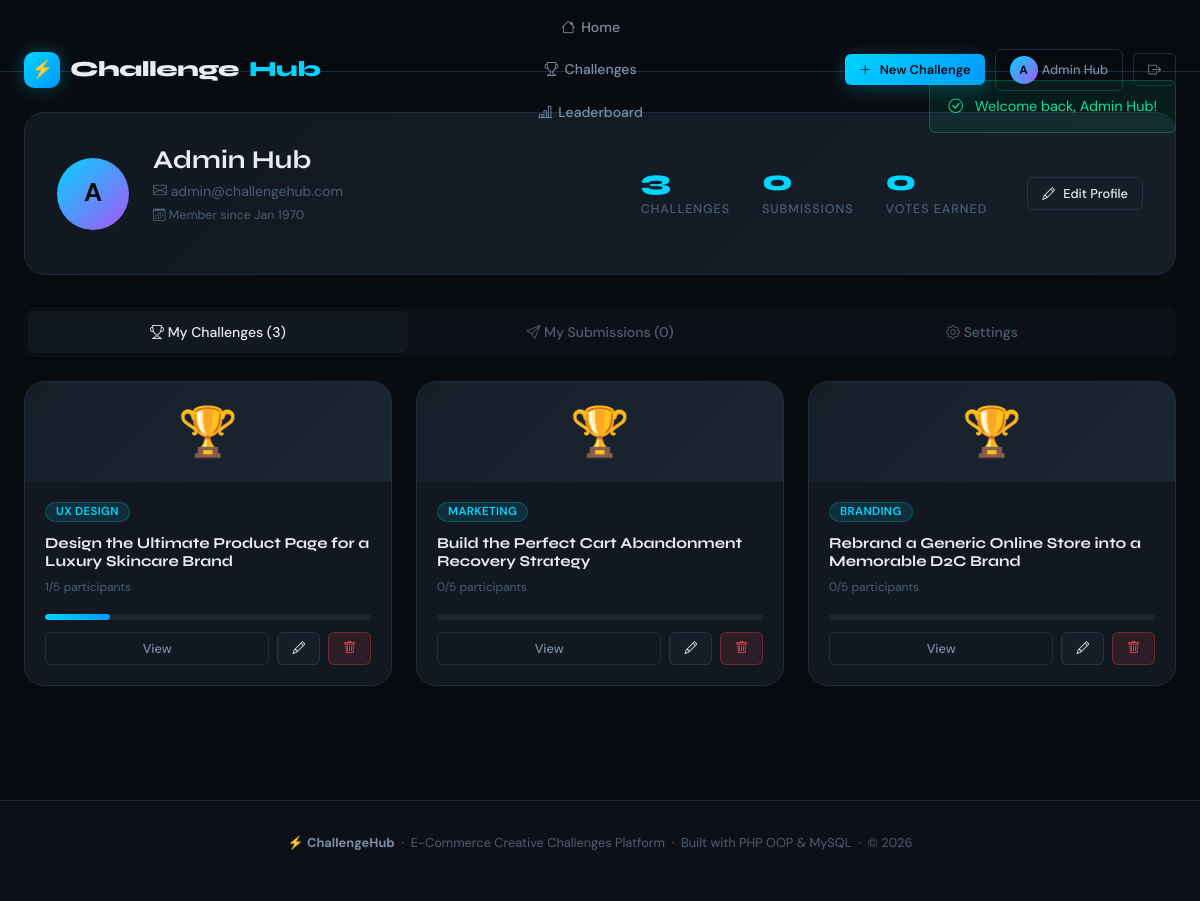
/?page=profile (signed in), run on the app's committed database.
### tables this page shows
CREATE TABLE IF NOT EXISTS `users` (
  `id`         INT            NOT NULL AUTO_INCREMENT,
  `name`       VARCHAR(100)   NOT NULL,
  `email`      VARCHAR(150)   NOT NULL,
  `password`   VARCHAR(255)   NOT NULL,
  `created_at` DATETIME       NULL DEFAULT CURRENT_TIMESTAMP,
  PRIMARY KEY (`id`),
  UNIQUE KEY `email` (`email`)
);

CREATE TABLE IF NOT EXISTS `challenges` (
  `id`          INT           NOT NULL AUTO_INCREMENT,
  `user_id`     INT           NOT NULL,
  `title`       VARCHAR(200)  NOT NULL,
  `description` TEXT          NOT NULL,
  `category`    VARCHAR(100)  NOT NULL,
  `deadline`    DATE          NOT NULL,
  `image`       VARCHAR(255)  NULL DEFAULT NULL,
  `created_at`  DATETIME      NULL DEFAULT CURRENT_TIMESTAMP,
  PRIMARY KEY (`id`),
  KEY `user_id` (`user_id`)
);

### app/controllers/ProfileController.php (called while the page is built, shortened)
<?php
require_once BASE_PATH . '/app/models/User.php';
require_once BASE_PATH . '/app/models/Challenge.php';
require_once BASE_PATH . '/app/models/Submission.php';
class ProfileController {
    private User       $userModel;
    private Challenge  $challengeModel;
    private Submission $submissionModel;
    public function __construct() {
        $this->userModel       = new User();
        $this->challengeModel  = new Challenge();
        $this->submissionModel = new Submission();
    }
    public function show(): void {
        $currentUser = currentUser();
        $user        = $this->userModel->findById($currentUser['id']);
        $stats       = $this->userModel->getStats($currentUser['id']);
        $challenges  = $this->challengeModel->getByUser($currentUser['id']);
        $submissions = $this->submissionModel->getByUser($currentUser['id']);
        $flash       = getFlash();
        require BASE_PATH . '/app/views/profile/show.php';
    }
}

### config/app.php (called while the page is built, shortened)
<?php
function e(mixed $value): string {
    return htmlspecialchars((string)$value, ENT_QUOTES | ENT_HTML5, 'UTF-8');
}
function currentUser(): ?array {
    return [
        'id'   => $_SESSION['user_id'],
        'name' => $_SESSION['user_name'] ?? '',
        'email'=> $_SESSION['user_email'] ?? '',
    ];
}
function getFlash(): ?array {
    if (!empty($_SESSION['flash'])) {
        $flash = $_SESSION['flash'];
        return $flash;
    }
    return null;
}

### app/models/User.php (called while the page is built, shortened)
<?php
require_once BASE_PATH . '/config/database.php';
class User {
    private PDO $db;
    public function __construct() {
        $this->db = Database::getInstance();
    }
    public function findById(int $id): ?array {
        $stmt = $this->db->prepare('SELECT * FROM users WHERE id = ? LIMIT 1');
        $stmt->execute([$id]);
        $result = $stmt->fetch();
        return $result ?: null;
    }
    public function getStats(int $userId): array {
        $challenges  = $this->db->prepare('SELECT COUNT(*) FROM challenges WHERE user_id = ?');
        $challenges->execute([$userId]);
        $submissions = $this->db->prepare('SELECT COUNT(*) FROM submissions WHERE user_id = ?');
        $submissions->execute([$userId]);
        $votes = $this->db->prepare(
            'SELECT COUNT(*) FROM votes v
             JOIN submissions s ON v.submission_id = s.id
             WHERE s.user_id = ?'
        );
        $votes->execute([$userId]);
        return [
            'challenges'  => (int)$challenges->fetchColumn(),
            'submissions' => (int)$submissions->fetchColumn(),
            'votes'       => (int)$votes->fetchColumn(),
        ];
    }
}

### config/database.php (called while the page is built, shortened)
<?php
class Database {
    private static ?PDO $instance = null;
    public static function getInstance(): PDO {
        if (self::$instance === null) {
            $dsn = 'mysql:host=' . DB_HOST . ';dbname=' . DB_NAME . ';charset=' . DB_CHARSET;
            $options = [
                PDO::ATTR_ERRMODE            => PDO::ERRMODE_EXCEPTION,
                PDO::ATTR_DEFAULT_FETCH_MODE => PDO::FETCH_ASSOC,
                PDO::ATTR_EMULATE_PREPARES   => false,
            ];
            try {
                self::$instance = new PDO($dsn, DB_USER, DB_PASS, $options);
            } catch (PDOException $e) {
                die(json_encode(['error' => 'Database connection failed: ' . $e->getMessage()]));
            }
        }
        return self::$instance;
    }
}

### app/models/Challenge.php (called while the page is built, shortened)
<?php
require_once BASE_PATH . '/config/database.php';
class Challenge {
    private PDO $db;
    public function __construct() {
        $this->db = Database::getInstance();
    }
    public function getByUser(int $userId): array {
        $stmt = $this->db->prepare(
            'SELECT c.*, COUNT(DISTINCT s.id) AS submission_count
             FROM challenges c
             LEFT JOIN submissions s ON s.challenge_id = c.id
             WHERE c.user_id = ?
             GROUP BY c.id
             ORDER BY c.created_at DESC'
        );
        $stmt->execute([$userId]);
        return $stmt->fetchAll();
    }
}

### app/models/Submission.php (called while the page is built, shortened)
<?php
require_once BASE_PATH . '/config/database.php';
class Submission {
    private PDO $db;
    public function __construct() {
        $this->db = Database::getInstance();
    }
    public function getByUser(int $userId): array {
        $stmt = $this->db->prepare(
            'SELECT s.*, ch.title AS challenge_title,
                    COUNT(DISTINCT v.id) AS vote_count
             FROM submissions s
             JOIN challenges ch ON s.challenge_id = ch.id
             LEFT JOIN votes v ON v.submission_id = s.id
             WHERE s.user_id = ?
             GROUP BY s.id
             ORDER BY s.created_at DESC'
        );
        $stmt->execute([$userId]);
        return $stmt->fetchAll();
    }
}

### app/views/profile/show.php (the view, shortened to what this page needs)
<?php
require BASE_PATH . '/app/views/partials/header.php';
?>
<div class="page-wrapper">
  <div class="container">
    <div class="profile-header animate-in">
      <div class="avatar avatar-lg">
        <?= strtoupper(substr($user['name'],0,1)) ?>
      </div>
      <div>
        <h1 style="font-size:1.6rem;margin-bottom:4px;"><?= e($user['name']) ?></h1>
        <p style="color:var(--text-muted);font-size:0.875rem;margin:0;">
          <i class="bi bi-envelope"></i> <?= e($user['email']) ?>
        </p>
        <p style="color:var(--text-muted);font-size:0.78rem;margin-top:4px;">
          <i class="bi bi-calendar3"></i> Member since <?= date('M Y', strtotime($user['created_at'])) ?>
        </p>
      </div>
      <div class="profile-stats">
        <div class="stat-item">
          <div class="stat-value"><?= $stats['challenges'] ?></div>
          <div class="stat-label">Challenges</div>
        </div>
        <div class="stat-item">
          <div class="stat-value"><?= $stats['submissions'] ?></div>
          <div class="stat-label">Submissions</div>
        </div>
        <div class="stat-item">
          <div class="stat-value"><?= $stats['votes'] ?></div>
          <div class="stat-label">Votes Earned</div>
        </div>
      </div>
      <div style="margin-left:16px;display:flex;gap:8px;flex-wrap:wrap;">
        <a href="<?= BASE_URL ?>/?page=profile-edit" class="btn btn-secondary btn-sm">
          <i class="bi bi-pencil"></i> Edit Profile
        </a>
      </div>
    </div>
    <div class="tabs animate-in">
      <a href="#challenges-tab" class="tab active" onclick="showTab(event,'challenges-tab')">
        <i class="bi bi-trophy"></i> My Challenges (<?= count($challenges) ?>)
      </a>
      <a href="#submissions-tab" class="tab" onclick="showTab(event,'submissions-tab')">
        <i class="bi bi-send"></i> My Submissions (<?= count($submissions) ?>)
      </a>
      <a href="#settings-tab" class="tab" onclick="showTab(event,'settings-tab')">
        <i class="bi bi-gear"></i> Settings
      </a>
    </div>
    <div id="challenges-tab" class="tab-content">
      <?php if (empty($challenges)): ?>
        <div class="empty-state">
          <div class="empty-state-icon">🏆</div>
          <h3>No challenges yet</h3>
          <p>Create your first e-commerce challenge!</p>
          <a href="<?= BASE_URL ?>/?page=challenge-create" class="btn btn-primary">
            <i class="bi bi-plus-circle"></i> Create Challenge
          </a>
        </div>
      <?php else: ?>
        <div class="grid grid-3">
          <?php foreach ($challenges as $ch):
            $sub = (int)$ch['submission_count'];
            $pct = min(100, ($sub / MAX_SUBMISSIONS_PER_CHALLENGE) * 100);
          ?>
          <div class="challenge-card animate-in">
            <div class="challenge-card-image-placeholder" style="height:100px;">🏆</div>
            <div class="challenge-card-body">
              <div class="challenge-card-meta">
                <span class="badge badge-cyan"><?= e($ch['category']) ?></span>
              </div>
              <h3 class="challenge-card-title" style="font-size:0.95rem;">
                <a href="<?= BASE_URL ?>/?page=challenge&id=<?= $ch['id'] ?>" style="color:inherit;">
                  <?= e($ch['title']) ?>
                </a>
              </h3>
              <div style="font-size:0.75rem;color:var(--text-muted);margin-bottom:8px;">
                <?= $sub ?>/<?= MAX_SUBMISSIONS_PER_CHALLENGE ?> participants
              </div>
              <div class="progress-bar-wrap" style="margin-bottom:12px;">
                <div class="progress-bar-fill" style="width:<?= $pct ?>%"></div>
              </div>
              <div style="display:flex;gap:8px;">
                <a href="<?= BASE_URL ?>/?page=challenge&id=<?= $ch['id'] ?>" class="btn btn-ghost btn-sm flex-1">
                  View
                </a>
                <a href="<?= BASE_URL ?>/?page=challenge-edit&id=<?= $ch['id'] ?>" class="btn btn-secondary btn-sm">
                  <i class="bi bi-pencil"></i>
                </a>
                <form method="POST" action="<?= BASE_URL ?>/?page=challenge-delete&id=<?= $ch['id'] ?>"
                      onsubmit="return confirm('Delete this challenge?')" style="display:inline;">
                  <button class="btn btn-danger btn-sm"><i class="bi bi-trash"></i></button>
                </form>
              </div>
            </div>
          </div>
          <?php endforeach; ?>
        </div>
      <?php endif; ?>
    </div>
  </div>
</div>
<?php require BASE_PATH . '/app/views/partials/footer.php'; ?>

### app/views/partials/header.php (shortened to what this page needs)
<?php
$user  = currentUser();
$flash = $flash ?? getFlash();
$activePage = $_GET['page'] ?? 'home';
?>
<!DOCTYPE html>
<html lang="en">
<head>
  <link href="https://cdn.jsdelivr.net/npm/bootstrap@5.3.3/dist/css/bootstrap.min.css" rel="stylesheet">
  <link rel="stylesheet" href="<?= BASE_URL ?>/css/main.css">
  <link href="https://cdn.jsdelivr.net/npm/bootstrap-icons@1.11.3/font/bootstrap-icons.css" rel="stylesheet">
</head>
<body>
<nav class="navbar">
  <div class="container">
    <a href="<?= BASE_URL ?>/?page=home" class="navbar-brand">
      <div class="logo-icon">⚡</div>
      Challenge<span>Hub</span>
    </a>
    <ul class="navbar-nav">
      <li>
        <a href="<?= BASE_URL ?>/?page=home"
           class="<?= $activePage === 'home' ? 'active' : '' ?>">
          <i class="bi bi-house"></i> Home
        </a>
      </li>
      <li>
        <a href="<?= BASE_URL ?>/?page=challenges"
           class="<?= in_array($activePage, ['challenges','challenge']) ? 'active' : '' ?>">
          <i class="bi bi-trophy"></i> Challenges
        </a>
      </li>
      <li>
        <a href="<?= BASE_URL ?>/?page=leaderboard"
           class="<?= $activePage === 'leaderboard' ? 'active' : '' ?>">
          <i class="bi bi-bar-chart-line"></i> Leaderboard
        </a>
      </li>
    </ul>
    <div class="navbar-actions">
      <?php if ($user): ?>
        <a href="<?= BASE_URL ?>/?page=challenge-create" class="btn btn-primary btn-sm">
          <i class="bi bi-plus-lg"></i> New Challenge
        </a>
        <div class="dropdown" style="position:relative;">
          <a href="<?= BASE_URL ?>/?page=profile"
             class="btn btn-ghost btn-sm d-flex align-center gap-1">
            <div class="avatar" style="width:28px;height:28px;font-size:0.75rem;">
              <?= strtoupper(substr($user['name'],0,1)) ?>
            </div>
            <?= e($user['name']) ?>
          </a>
        </div>
        <a href="<?= BASE_URL ?>/?page=logout" class="btn btn-ghost btn-sm">
          <i class="bi bi-box-arrow-right"></i>
        </a>
      <?php else: ?>
        <a href="<?= BASE_URL ?>/?page=login"    class="btn btn-ghost btn-sm">Sign In</a>
        <a href="<?= BASE_URL ?>/?page=register" class="btn btn-primary btn-sm">Get Started</a>
      <?php endif; ?>
    </div>
  </div>
</nav>
<?php if ($flash): ?>
<div style="position:fixed;top:80px;right:24px;z-index:9999;max-width:380px;animation:fadeInUp 0.3s ease;">
  <div class="alert alert-<?= e($flash['type']) ?>">
    <i class="bi bi-<?= $flash['type'] === 'success' ? 'check-circle' : 'exclamation-triangle' ?>"></i>
    <?= e($flash['message']) ?>
  </div>
</div>
<?php endif; ?>

### data on the page
users: name "A", name "Admin Hub", email "admin@challengehub.com"
challenges: id "3", category "BRANDING", title "Rebrand a Generic Online Store into a Memorable D2C Brand", sub "0"
challenges: category "UX DESIGN", title "Design the Ultimate Product Page for a Luxury Skincare Brand", sub "1", $pct 20 (drawn)
challenges: category "MARKETING", title "Build the Perfect Cart Abandonment Recovery Strategy", sub "0"

### other printed values
$flash['message'] "Welcome back, Admin Hub!"
date('M Y', strtotime($user['created_at'])) "Jan 1970"
$stats['submissions'] "0"
$stats['votes'] "0"
count($challenges) "3"
count($submissions) "0"
